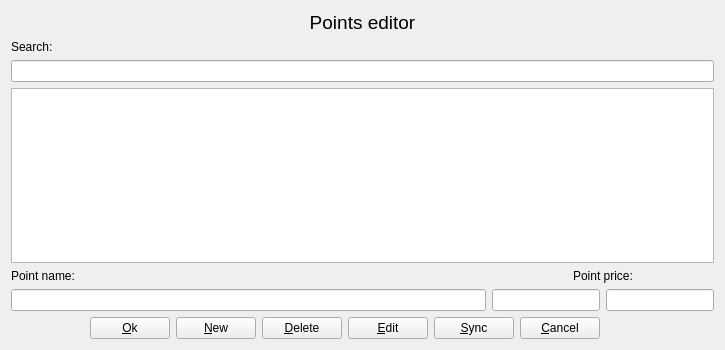
<?xml version="1.0" encoding="UTF-8"?>
<ui version="4.0">
 <class>AtpClientPoints</class>
 <widget class="QWidget" name="AtpClientPoints">
  <property name="geometry">
   <rect>
    <x>0</x>
    <y>0</y>
    <width>725</width>
    <height>350</height>
   </rect>
  </property>
  <property name="windowTitle">
   <string>Client Point editor</string>
  </property>
  <layout class="QGridLayout" name="gridLayout">
   <item row="5" column="3">
    <widget class="QLineEdit" name="editPrice2">
     <property name="sizePolicy">
      <sizepolicy hsizetype="Fixed" vsizetype="Fixed">
       <horstretch>0</horstretch>
       <verstretch>0</verstretch>
      </sizepolicy>
     </property>
    </widget>
   </item>
   <item row="5" column="2">
    <widget class="QLineEdit" name="editPrice1">
     <property name="sizePolicy">
      <sizepolicy hsizetype="Fixed" vsizetype="Fixed">
       <horstretch>0</horstretch>
       <verstretch>0</verstretch>
      </sizepolicy>
     </property>
    </widget>
   </item>
   <item row="6" column="1" colspan="2">
    <layout class="QHBoxLayout" name="horizontalLayout">
     <item>
      <widget class="QPushButton" name="buttonOk">
       <property name="sizePolicy">
        <sizepolicy hsizetype="Fixed" vsizetype="Fixed">
         <horstretch>0</horstretch>
         <verstretch>0</verstretch>
        </sizepolicy>
       </property>
       <property name="text">
        <string>&amp;Ok</string>
       </property>
      </widget>
     </item>
     <item>
      <widget class="QPushButton" name="buttonNew">
       <property name="sizePolicy">
        <sizepolicy hsizetype="Fixed" vsizetype="Fixed">
         <horstretch>0</horstretch>
         <verstretch>0</verstretch>
        </sizepolicy>
       </property>
       <property name="text">
        <string>&amp;New</string>
       </property>
      </widget>
     </item>
     <item>
      <widget class="QPushButton" name="buttonDelete">
       <property name="sizePolicy">
        <sizepolicy hsizetype="Fixed" vsizetype="Fixed">
         <horstretch>0</horstretch>
         <verstretch>0</verstretch>
        </sizepolicy>
       </property>
       <property name="text">
        <string>&amp;Delete</string>
       </property>
      </widget>
     </item>
     <item>
      <widget class="QPushButton" name="buttonEdit">
       <property name="sizePolicy">
        <sizepolicy hsizetype="Fixed" vsizetype="Fixed">
         <horstretch>0</horstretch>
         <verstretch>0</verstretch>
        </sizepolicy>
       </property>
       <property name="text">
        <string>&amp;Edit</string>
       </property>
      </widget>
     </item>
     <item>
      <widget class="QPushButton" name="buttonSync">
       <property name="text">
        <string>&amp;Sync</string>
       </property>
      </widget>
     </item>
     <item>
      <widget class="QPushButton" name="buttonCancel">
       <property name="sizePolicy">
        <sizepolicy hsizetype="Fixed" vsizetype="Fixed">
         <horstretch>0</horstretch>
         <verstretch>0</verstretch>
        </sizepolicy>
       </property>
       <property name="text">
        <string>&amp;Cancel</string>
       </property>
      </widget>
     </item>
    </layout>
   </item>
   <item row="5" column="0" colspan="2">
    <widget class="QLineEdit" name="editName"/>
   </item>
   <item row="4" column="2" colspan="2">
    <widget class="QLabel" name="label_3">
     <property name="text">
      <string>Point price:</string>
     </property>
     <property name="alignment">
      <set>Qt::AlignCenter</set>
     </property>
    </widget>
   </item>
   <item row="3" column="0" colspan="4">
    <widget class="QTableView" name="viewPoint"/>
   </item>
   <item row="1" column="0">
    <widget class="QLabel" name="label">
     <property name="text">
      <string>Search:</string>
     </property>
    </widget>
   </item>
   <item row="2" column="0" colspan="4">
    <widget class="QLineEdit" name="editSearch"/>
   </item>
   <item row="4" column="0">
    <widget class="QLabel" name="label_2">
     <property name="text">
      <string>Point name:</string>
     </property>
    </widget>
   </item>
   <item row="0" column="0" colspan="4">
    <widget class="QLabel" name="label_4">
     <property name="font">
      <font>
       <pointsize>14</pointsize>
      </font>
     </property>
     <property name="text">
      <string>Points editor</string>
     </property>
     <property name="alignment">
      <set>Qt::AlignCenter</set>
     </property>
    </widget>
   </item>
  </layout>
 </widget>
 <resources/>
 <connections/>
</ui>
